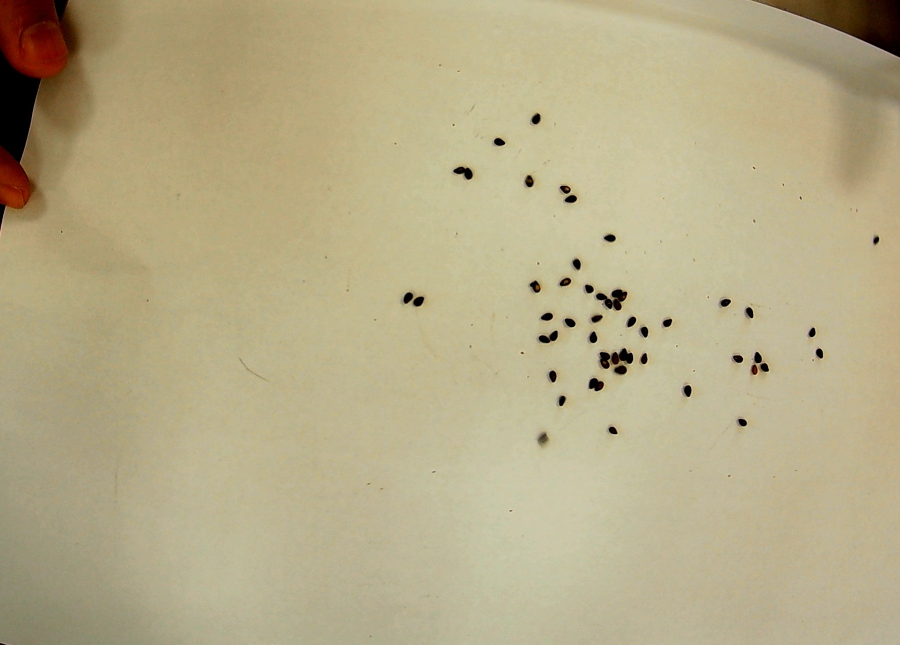
#> input picture images/train/image108.jpg, 1800 x 1290 px (shown at 1/2 size); its folder holds only this picture in this run
$ python count_sesami_list.py
#> lines starting #> are read from the running program, lines starting #| are printed output that depends on the picture; after the words box and inside, x2 and y2 are one past the last pixel; in counts of white or black regions, pixels touching at a corner belong together
### sesami_detection.py
import cv2
import numpy as numpy

class SESAMI:
    def __init__(self, reSize=(1800,1290), vThresh1=210, vThresh2=120, vErode=2, vDilate=4, debug=False):
#> further down, image is the input picture: shape (1290, 1800, 3); mean B, G, R 136, 172, 182.4
        self.resize = reSize
        self.thresh1 = vThresh1
        self.thresh2 = vThresh2
        self.erode = vErode
        self.dilate = vDilate
        self.indexNum = 0
        self.debug = debug

    def countSesami(self, image, minSize=25, maxSize=450):
#> called with minSize = 35, maxSize = 300
        self.indexNum += 1
        numSesami = 0

        image = cv2.resize(image, self.resize, interpolation = cv2.INTER_AREA)
#> image: shape (960, 900, 3)
        if(self.debug==True and self.indexNum==2):
            # cv2.imshow("Original #" + str(self.indexNum) , image)
            # cv2.imwrite("original.png", image)
            pass

        gray1 = cv2.cvtColor(image, cv2.COLOR_BGR2GRAY)
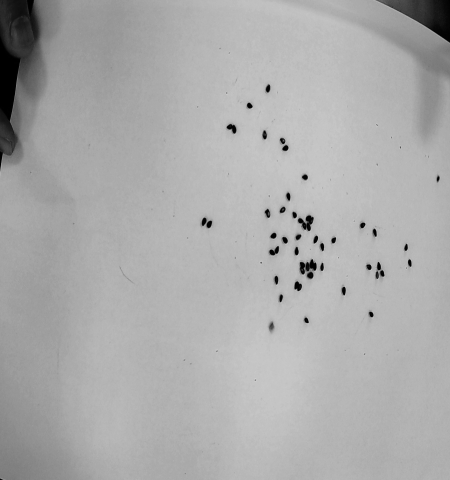
#> gray1: shape (960, 900) (shown at 1/2 size); min 0, max 215, mean 171
        (T, gray1) = cv2.threshold(gray1, self.thresh1, 255, cv2.THRESH_BINARY)
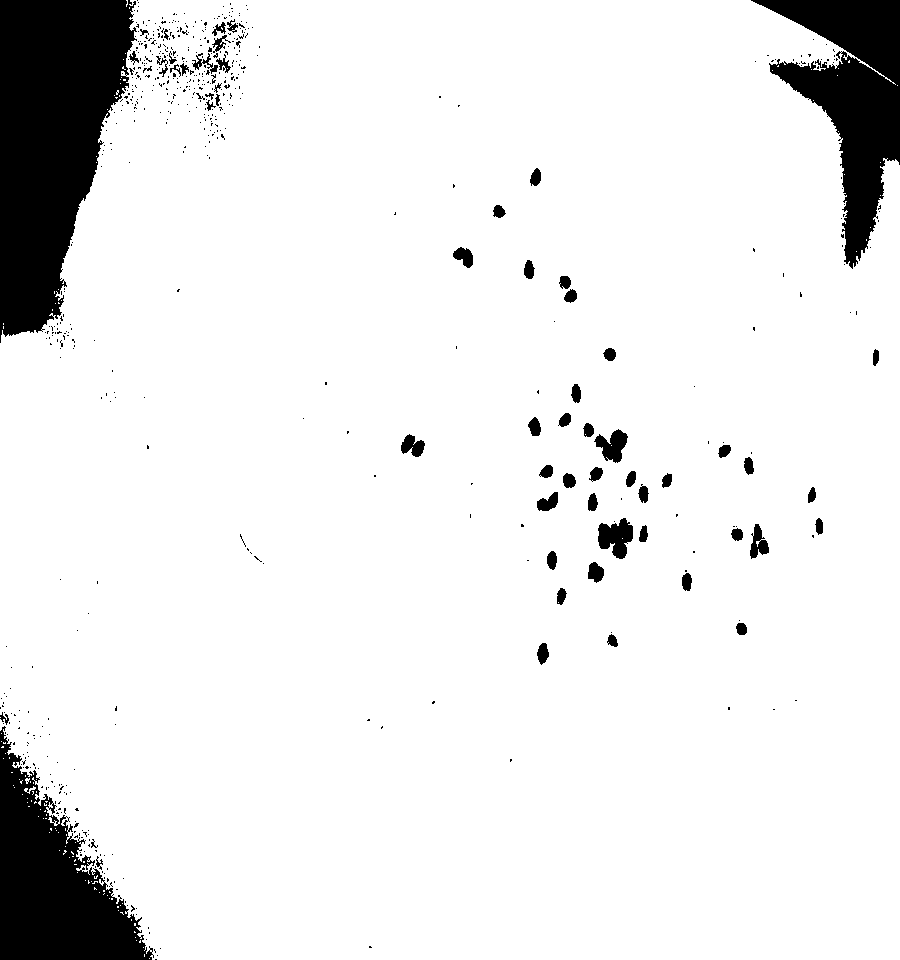
#> gray1: shape (960, 900); 91.2% white; 616 black regions (554 under 20 px), largest, box (x1, y1, x2, y2) and area: (0, 0, 137, 343) 31400, (0, 726, 154, 960) 17664, (751, 0, 900, 269) 16985
#> T = 150
        gray1 = cv2.erode(gray1, None, iterations=self.erode)
#> gray1: shape (960, 900); 89.7% white; 220 black regions (140 under 20 px), largest, box (x1, y1, x2, y2) and area: (0, 0, 250, 350) 37410, (0, 711, 159, 960) 20015, (750, 0, 900, 270) 18460
        gray1 = cv2.dilate(gray1, None, iterations=self.dilate)
#> gray1: shape (960, 900); 91.7% white; 77 black regions (28 under 20 px)

        lab = cv2.cvtColor(image, cv2.COLOR_BGR2LAB)
#> lab: shape (960, 900, 3); mean of channels 0, 1, 2 179.2, 126.1, 148
        (L, A, gray2) = cv2.split(lab)
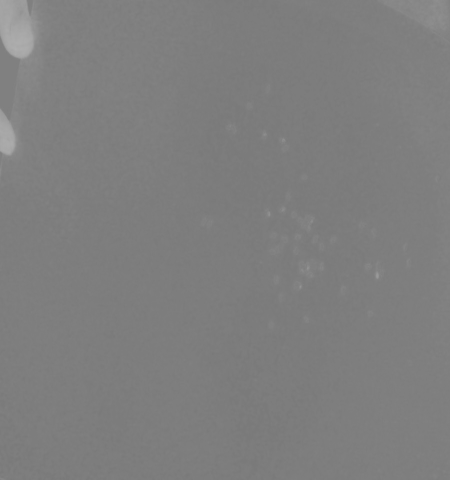
#> A: shape (960, 900) (shown at 1/2 size); min 120, max 175, mean 126.1
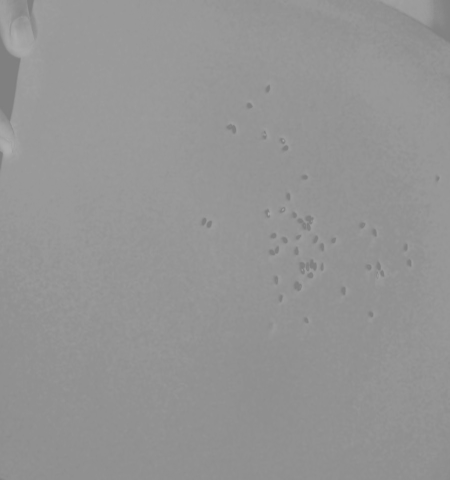
#> gray2: shape (960, 900) (shown at 1/2 size); min 126, max 175, mean 148
        (T, gray2) = cv2.threshold(gray2, self.thresh2, 255, cv2.THRESH_BINARY)
#> gray2: shape (960, 900); every value is 0
#> T = 250
        gray2 = cv2.erode(gray2, None, iterations=self.erode)
        gray2 = cv2.dilate(gray2, None, iterations=self.dilate)

        gray = cv2.bitwise_or(gray1, gray2)

        if(self.debug==True and self.indexNum==2):
            cv2.imshow("GRAY1", gray1)
            cv2.imshow("GRAY2", gray2)
            cv2.imshow("Final GRAY", gray)
            # pass

        (cnts, _) = cv2.findContours(gray, cv2.RETR_LIST, cv2.CHAIN_APPROX_SIMPLE)
#> cnts = 79 contours, 30 with area under 20; largest, box (x1, y1, x2, y2) and area: (0, 0, 900, 960) 795666, (598, 518, 633, 559) 834, (595, 430, 627, 463) 546, (750, 524, 769, 558) 324, (401, 435, 425, 457) 289
        for (i, c) in enumerate(cnts):
            area = cv2.contourArea(c)
            (x, y, w, h) = cv2.boundingRect(c)
            hull = cv2.convexHull(c)
            hullArea = cv2.contourArea(hull)
            solidity = (area / float(hullArea)) if (hullArea>0) else 0

            if(self.debug==True and self.indexNum==2):
                print ("area:{} , hullArea:{}, solidity:{}".format(area,hullArea,solidity))

            if((area>=minSize and area<=maxSize)):
                if((solidity>=0.7 and solidity<=1)):
                    numSesami += 1
                    ((x, y), radius) = cv2.minEnclosingCircle(c)
                    cv2.drawContours(image, [c], -1, (0, 255, 0), 2)
#> this loop made 79 passes
#> (area, w, h, hullArea, solidity, radius) on passes 4, 5, 6, 7, 8, 9, 10, 12: (138, 12, 21, 149, 0.926, 10.11), (66, 10, 12, 70.5, 0.936, 6.04), (80, 11, 12, 82.5, 0.97, 5.85), (87, 9, 16, 91, 0.956, 7.65), (112, 10, 18, 118, 0.949, 8.56), (192.5, 16, 20, 207, 0.93, 9.62), (109, 10, 18, 113.5, 0.96, 8.53), (96, 11, 15, 102.5, 0.937, 7.2)
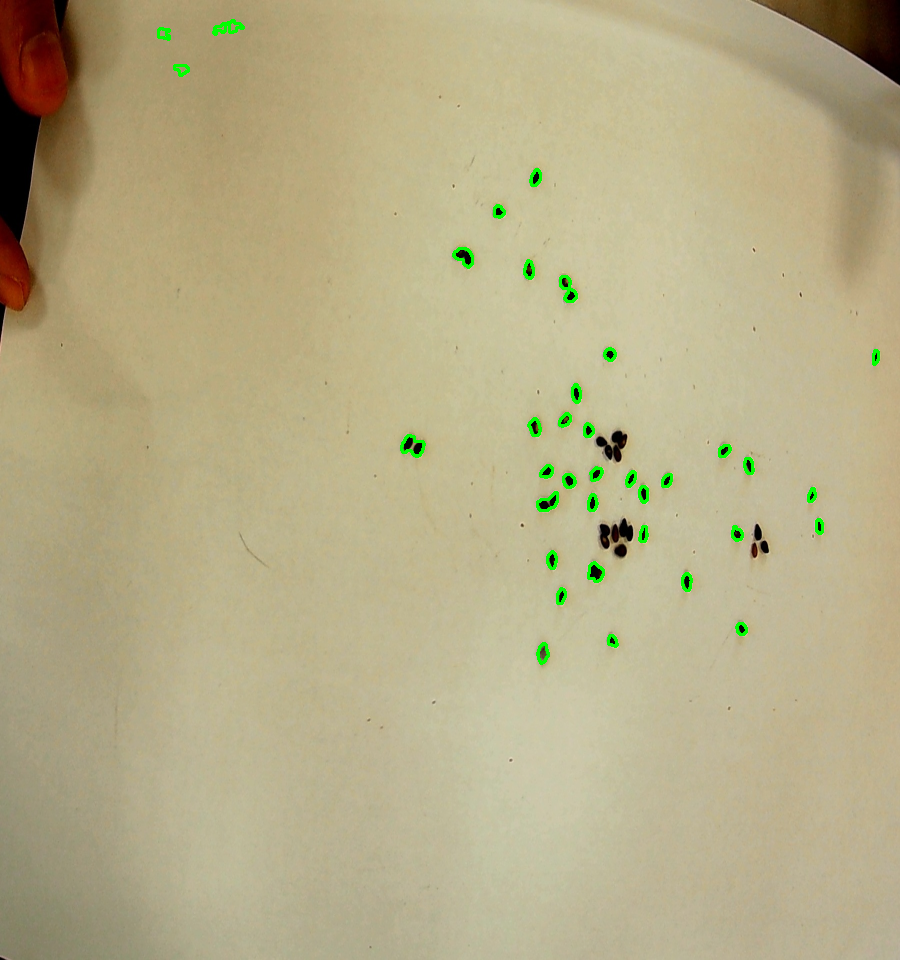
#> image: shape (960, 900, 3); mean of channels 0, 1, 2 135.5, 172.9, 181.7; drawn as B, G, R
#> after the loop, numSesami = 38

        if(self.debug==True and self.indexNum==2):
            font = cv2.FONT_HERSHEY_COMPLEX_SMALL
            cv2.putText(image, "Sesami count: " + str(numSesami), (image.shape[1]-500, 40), font, 2, (255, 1, 126), 3)
            cv2.imwrite("detectSesami.png", image)
            cv2.imshow("Sesami #" + str(self.indexNum) , image)

        return numSesami

### count_sesami_list.py
import argparse
import cv2
#import numpy as np
from sesami_detection import SESAMI

import os
import cv2
path = 'images/train'

cv2.waitKey(0)
cv2.destroyAllWindows()


# You can adjust the values here ---------------
reSize=(900,960)
#-----------------------------------------------

objSesami = SESAMI(reSize=reSize, vThresh1=150, vThresh2=250, vErode=1, vDilate=2, debug=True)

files = os.listdir(path)
for name in files:
    if name[-4:] == '.jpg':
        image = cv2.imread("%s/%s"%(path,name))
#> (the run stopped early here; a loop or call above may not have finished)

$ run again, on images/train/image12.jpg
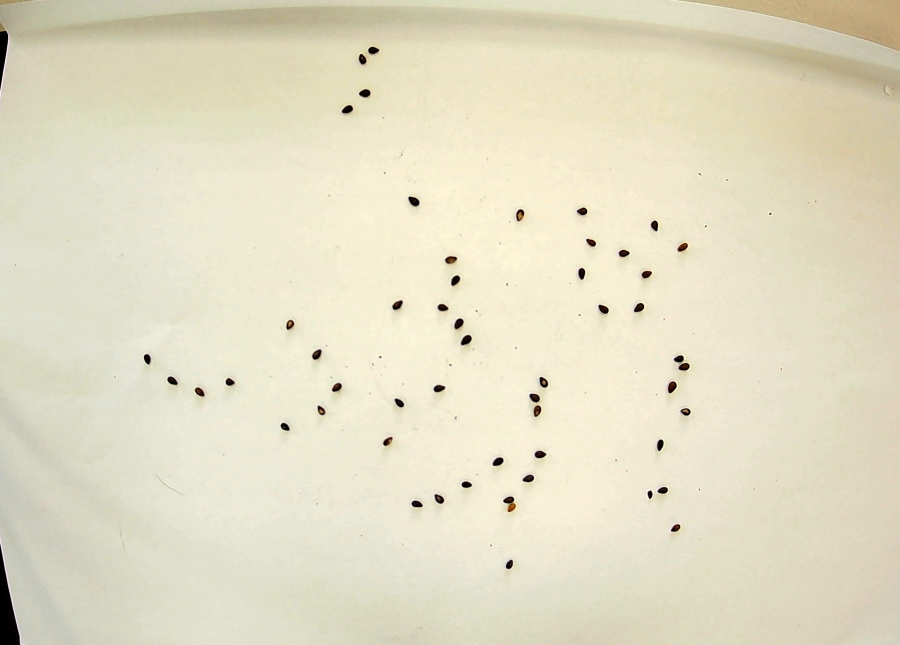
#> input picture images/train/image12.jpg, 1800 x 1290 px (shown at 1/2 size)
#> image is the input picture: shape (1290, 1800, 3); mean B, G, R 196.6, 221.8, 226.9
#> in countSesami, `(T, gray1) = cv2.threshold(gray1, self.thresh1, 255, cv2.THRESH_BINARY)`:
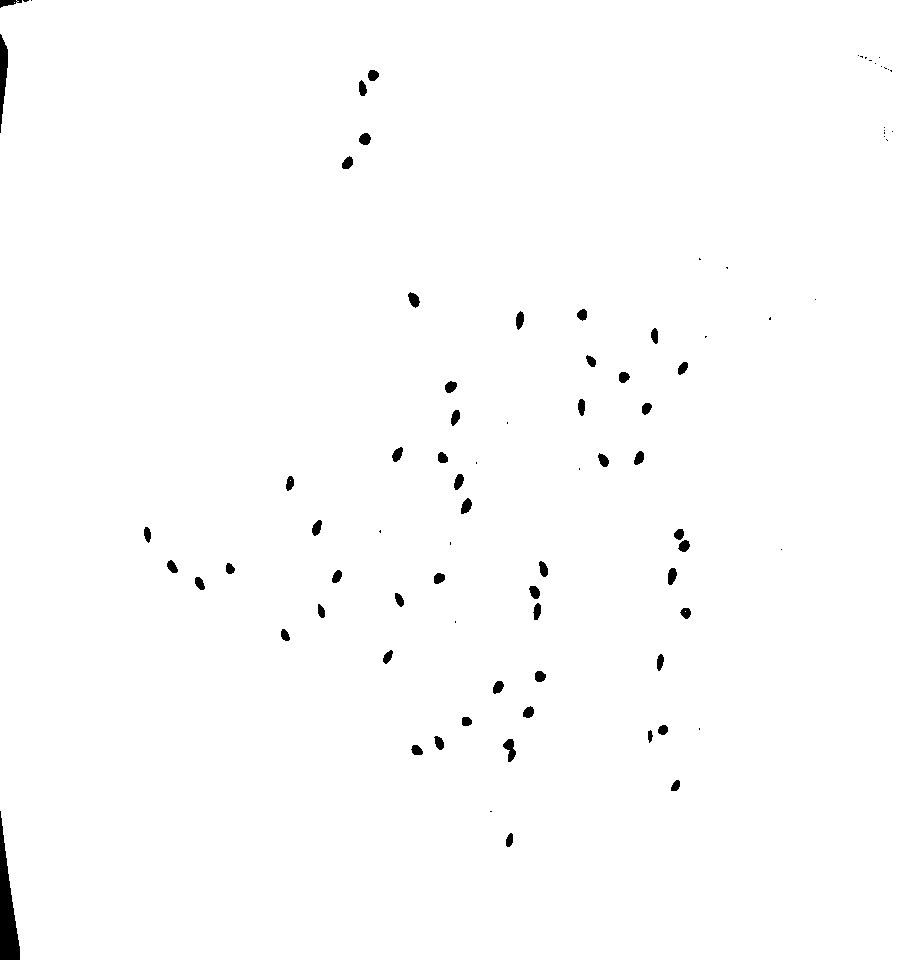
#> gray1: shape (960, 900); 99.2% white; 87 black regions (32 under 20 px), largest, box (x1, y1, x2, y2) and area: (0, 811, 20, 960) 1560, (0, 34, 8, 133) 475, (503, 739, 516, 762) 167
#> in countSesami, `(T, gray1) = cv2.threshold(gray1, self.thresh1, 255, cv2.THRESH_BINARY)`: T = 150
#> lab: shape (960, 900, 3); mean of channels 0, 1, 2 224.8, 125.6, 141
#> in countSesami, `(T, gray2) = cv2.threshold(gray2, self.thresh2, 255, cv2.THRESH_BINARY)`: T = 250
#> cnts = 53 contours; largest, box (x1, y1, x2, y2) and area: (0, 0, 900, 960) 860316, (503, 739, 516, 762) 123, (408, 293, 419, 307) 86, (461, 499, 472, 514) 84, (668, 568, 677, 585) 84
#> the loop in countSesami, `for (i, c) in enumerate(cnts):` made 53 passes
#> (area, w, h, hullArea, solidity, radius) on passes 1, 2, 3, 4, 5, 7, 8, 9: (49.5, 7, 13, 51, 0.971, 6.18), (47.5, 9, 11, 49, 0.969, 5.59), (62.5, 11, 10, 63, 0.992, 5.59), (123, 13, 23, 164.5, 0.748, 11.05), (66, 9, 14, 69, 0.957, 6.8), (53, 10, 10, 54.5, 0.972, 4.74), (54.5, 10, 9, 55, 0.991, 4.77), (69.5, 11, 11, 72.5, 0.959, 5.7)
#> after the loop in countSesami, `for (i, c) in enumerate(cnts):`:
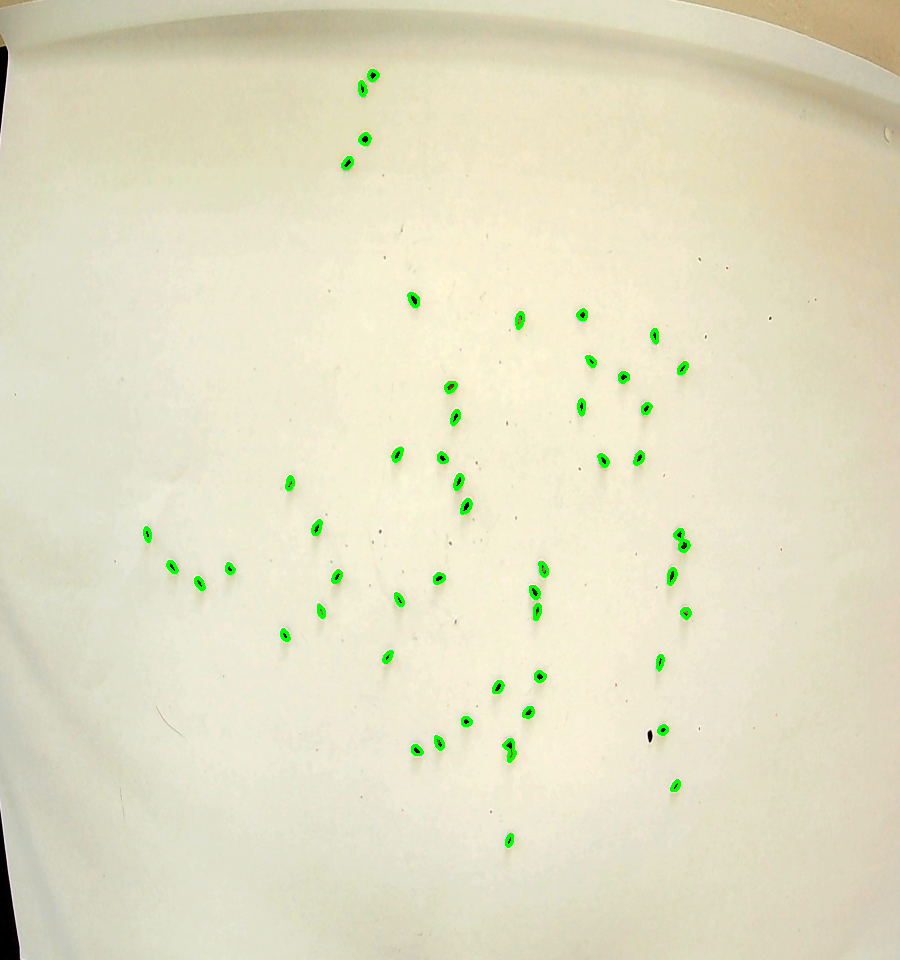
#> image: shape (960, 900, 3); mean of channels 0, 1, 2 196.1, 222.9, 226.3; drawn as B, G, R
#> after the loop in countSesami, `for (i, c) in enumerate(cnts):`: numSesami = 51

$ run again, on images/train/image138.jpg
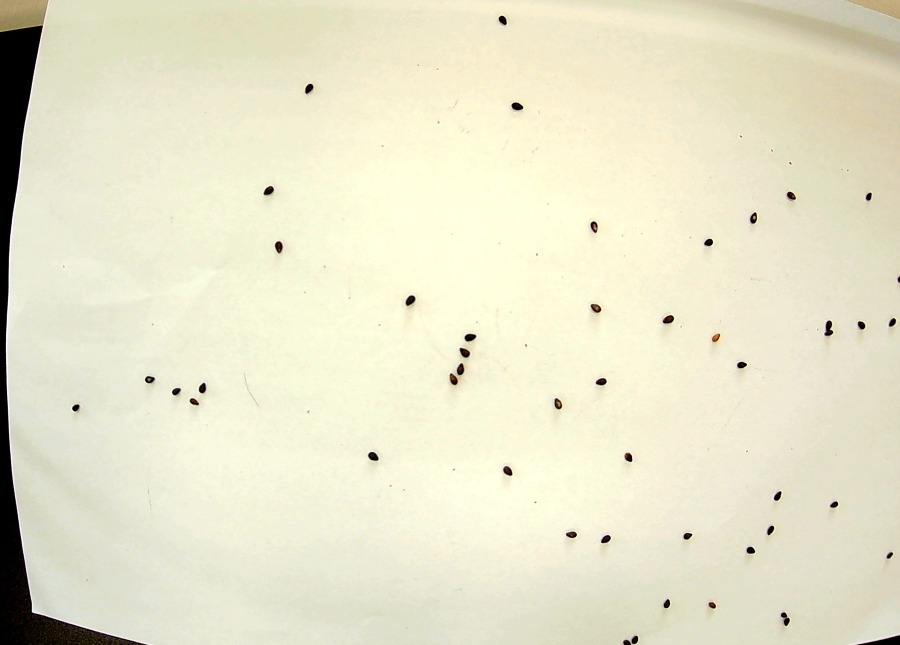
#> input picture images/train/image138.jpg, 1800 x 1290 px (shown at 1/2 size)
#> image is the input picture: shape (1290, 1800, 3); mean B, G, R 203.2, 228.9, 231.7
#> in countSesami, `(T, gray1) = cv2.threshold(gray1, self.thresh1, 255, cv2.THRESH_BINARY)`:
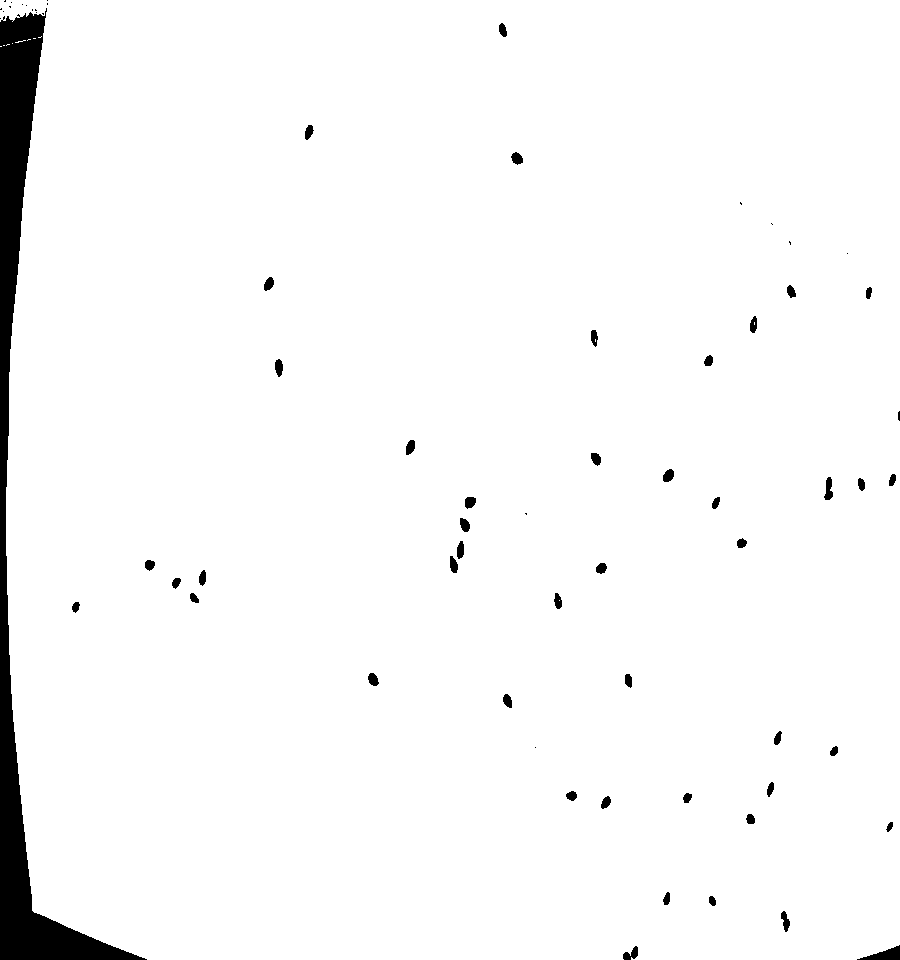
#> gray1: shape (960, 900); 97.1% white; 67 black regions (21 under 20 px), largest, box (x1, y1, x2, y2) and area: (0, 8, 147, 960) 20608, (857, 945, 900, 960) 317, (824, 477, 833, 500) 136
#> in countSesami, `(T, gray1) = cv2.threshold(gray1, self.thresh1, 255, cv2.THRESH_BINARY)`: T = 150
#> lab: shape (960, 900, 3); mean of channels 0, 1, 2 230.2, 124.8, 140.8
#> in countSesami, `(T, gray2) = cv2.threshold(gray2, self.thresh2, 255, cv2.THRESH_BINARY)`: T = 250
#> cnts = 44 contours; largest, box (x1, y1, x2, y2) and area: (0, 0, 900, 960) 842316, (825, 477, 833, 500) 98, (663, 469, 674, 482) 78, (465, 497, 476, 508) 77, (275, 360, 283, 376) 76
#> the loop in countSesami, `for (i, c) in enumerate(cnts):` made 44 passes
#> (area, w, h, hullArea, solidity, radius) on passes 1, 3, 5, 6, 7, 8, 9, 10: (73.5, 9, 19, 88, 0.835, 9.12), (42, 7, 12, 45, 0.933, 5.7), (48, 8, 10, 48.5, 0.99, 4.74), (56.5, 10, 11, 59, 0.958, 5.83), (43, 9, 10, 47, 0.915, 4.75), (52.5, 11, 10, 56, 0.938, 5.03), (42, 7, 12, 44.5, 0.944, 5.85), (35.5, 8, 9, 36.5, 0.973, 4.47)
#> after the loop in countSesami, `for (i, c) in enumerate(cnts):`:
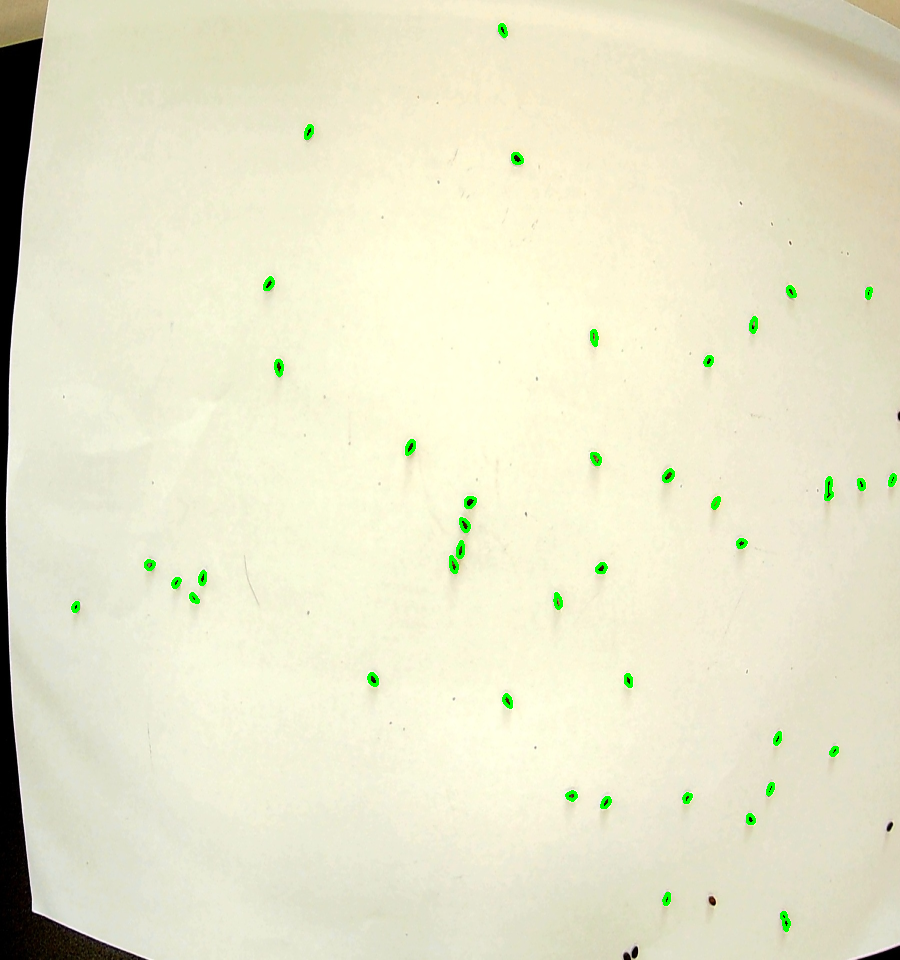
#> image: shape (960, 900, 3); mean of channels 0, 1, 2 202.8, 229.7, 231.2; drawn as B, G, R
#> after the loop in countSesami, `for (i, c) in enumerate(cnts):`: numSesami = 41
